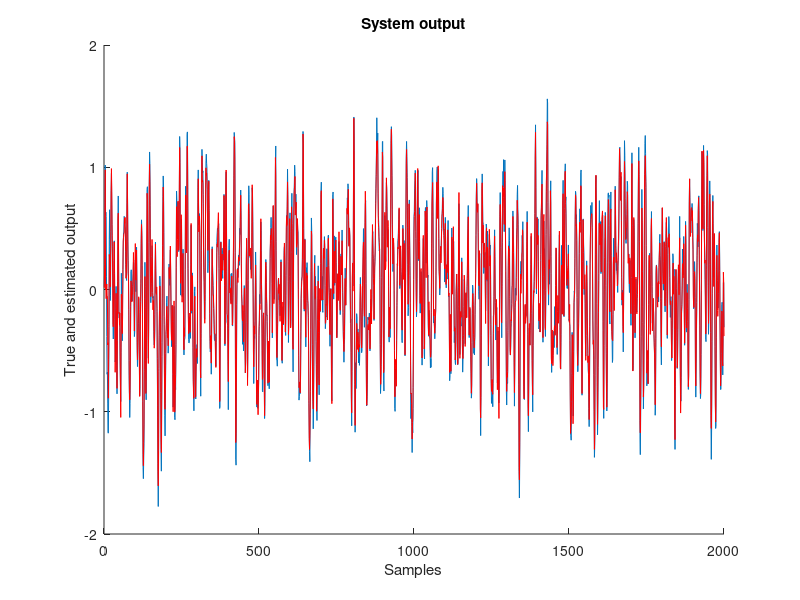
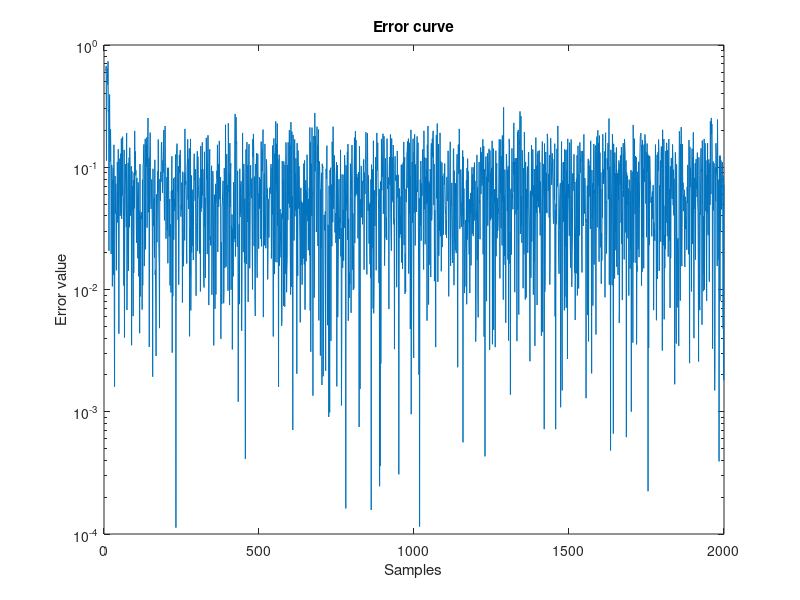
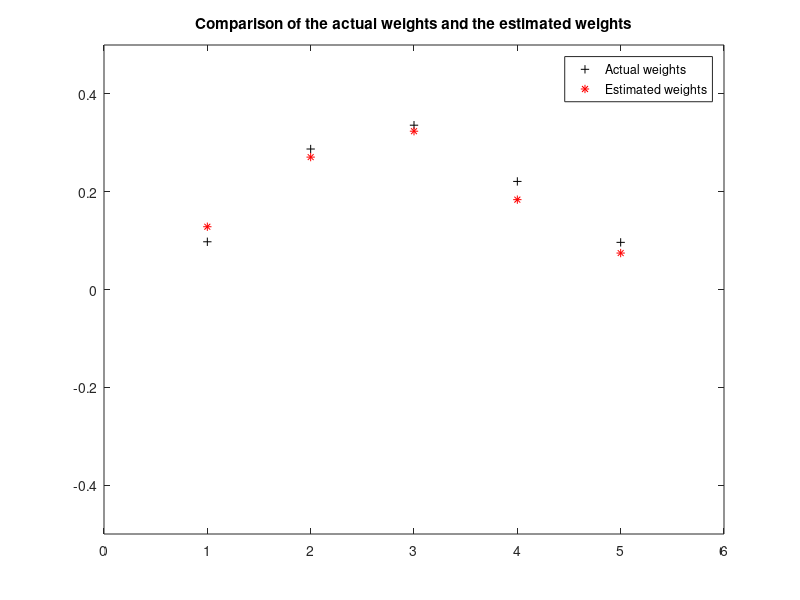

MATLAB code to generate these figures, in order:
function nlsm_test

%%%%%%%%%%%%%%%%%%%%%%%%%%%%%%%%%%%%%%%%%%%%%%%%%%%%%%%%%%%%%%%%%%%%%%%%%
% lmsalgo : NLMS algorithm demo
% Author : Tamer abdelazim Mellik
% Contact information : 
%Department of Electrical & Computer Engineering,
%University of Calgary,
%2500 University Drive N.W. ,
%Calgary, AB T2N 1N4 ,
%Canada .
% email :abdelasi@enel.ucalgary.ca  
% email : tabdelaz@ucalgary.ca
% Webpage : http://www.enel.ucalgary.ca/~abdelasi/
% Date    : 25-2-2001
% Version : 1.0.0
% Reference : S. Haykin, Adaptive Filter Theory. 3rd edition, Upper Saddle River, NJ: Prentice-Hall, 1996. 
% Note : The author doesn't take any responsibility for any harm caused by the use of this file

hold off
%channel system order
sysorder = 5 ;
% Number of system points
N=2000;
inp = randn(N,1);
n = randn(N,1);
[b,a] = butter(2,0.25);
Gz = tf(b,a,-1);
%This function is submitted to make inverse Z-transform (Matlab central file exchange)
%The first sysorder weight value
%h=ldiv(b,a,sysorder)';  %download and uncomment to get h matrix
% if you use ldiv this will give h :filter weights to be
h=  [0.0976;
    0.2873;
    0.3360;
    0.2210;
    0.0964;];
y = lsim(Gz,inp);
%add some noise
n = n * std(y)/(10*std(n));
d = y + n;
totallength=size(d,1);
%Take 60 points for training
N=60 ;	
%begin of algorithm
w = zeros ( sysorder  , 1 ) ;
for n = sysorder : N 
	u = inp(n:-1:n-sysorder+1) ;
    y(n)= w' * u;
    e(n) = d(n) - y(n) ;
% Start with big mu for speeding the convergence then slow down to reach the correct weights
%      if n < 20
%          mu=2;
%      else
%          mu=0.5;
%      end
% Use adaptive step to reach the solution faster mu = 0.95 * 2/M*r(0)
    mu=0.95*2/(5*(0.001+var(u)));
% alpha = 0.01     
	w = w + mu/(0.001+u'*u ) * u * e(n) ;
end 
%check of results
for n =  N+1 : totallength
	u = inp(n:-1:n-sysorder+1) ;
    y(n) = w' * u ;
    e(n) = d(n) - y(n) ;
end 
hold on
plot(d)
plot(y,'r');
title('System output') ;
xlabel('Samples')
ylabel('True and estimated output')
figure
semilogy((abs(e))) ;
title('Error curve') ;
xlabel('Samples')
ylabel('Error value')
figure
plot(h, 'k+')
hold on
plot(w, 'r*')
legend('Actual weights','Estimated weights')
title('Comparison of the actual weights and the estimated weights') ;
axis([0 6 -0.5 0.5]);
end